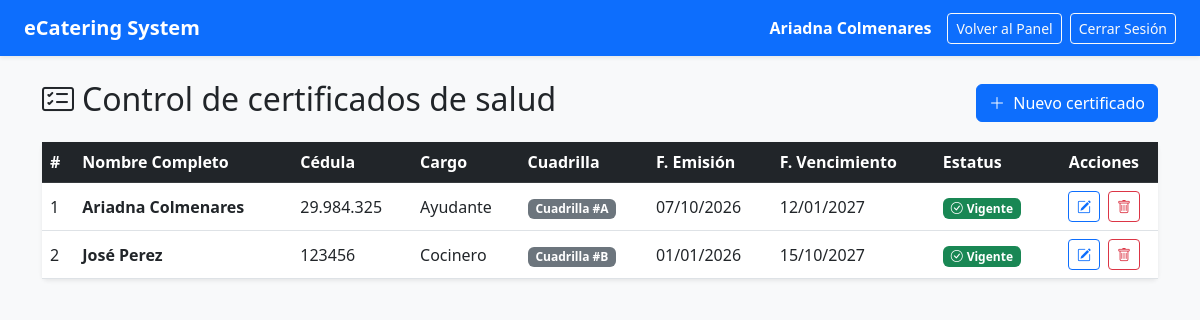
Page /certificados.php (signed in) on the committed database.
### tables this page shows
CREATE TABLE `certificados_salud` (
  `id_certificado` int(11) NOT NULL,
  `cedula` varchar(20) NOT NULL,
  `nombre_personal` varchar(150) NOT NULL,
  `cargo` varchar(100) DEFAULT NULL,
  `cuadrilla` varchar(20) DEFAULT NULL,
  `fecha_emision` date NOT NULL,
  `fecha_vencimiento` date NOT NULL,
  `estado_vigencia` enum('Vigente','Por Vencer','Vencido') DEFAULT 'Vigente',
  `id_usuario` int(11) NOT NULL
);

### certificados.php (the view, shortened to what this page needs)
<?php
require_once "config/conexion.php";
$sql_certificados = "SELECT * FROM certificados_salud ORDER BY fecha_vencimiento ASC";
$resultado = $conexion->query($sql_certificados);
$hoy = date('Y-m-d');
?>
<!DOCTYPE html>
<html lang="es">
<head>
    <link href="https://cdn.jsdelivr.net/npm/bootstrap@5.3.0/dist/css/bootstrap.min.css" rel="stylesheet">
    <link rel="stylesheet" href="https://cdn.jsdelivr.net/npm/bootstrap-icons@1.11.0/font/bootstrap-icons.css">
</head>
<body class="bg-light">
    <nav class="navbar navbar-expand-lg navbar-dark bg-primary px-4 shadow-sm">
        <a class="navbar-brand fw-bold" href="dashboard.php">eCatering System</a>
        <div class="ms-auto d-flex align-items-center text-white">
            <span class="me-3"><strong><?php echo $_SESSION['nombre']; ?></strong></span>
            <a href="dashboard.php" class="btn btn-outline-light btn-sm me-2">Volver al Panel</a>
            <a href="logout.php" class="btn btn-outline-light btn-sm">Cerrar Sesión</a>
        </div>
    </nav>
    <div class="container my-4">
        <div class="d-flex justify-content-between align-items-center mb-3">
            <h2><i class="bi bi-card-checklist me-2"></i>Control de certificados de salud</h2>
            <button class="btn btn-primary" data-bs-toggle="modal" data-bs-target="#modalNuevoCertificado">
                <i class="bi bi-plus-lg me-1"></i> Nuevo certificado
            </button>
        </div>
        <div class="card border-0 shadow-sm">
            <div class="card-body p-0">
                <table class="table table-hover mb-0 align-middle">
                    <thead class="table-dark">
                        <tr>
                            <th>#</th>
                            <th>Nombre Completo</th>
                            <th>Cédula</th>
                            <th>Cargo</th>
                            <th>Cuadrilla</th>
                            <th>F. Emisión</th>
                            <th>F. Vencimiento</th>
                            <th>Estatus</th>
                            <th class="text-center">Acciones</th>
                        </tr>
                    </thead>
                    <tbody>
                        <?php if ($resultado && $resultado->num_rows > 0): ?>
                            <?php while ($row = $resultado->fetch_assoc()): ?>
                                <?php
                                    $vencimiento = $row['fecha_vencimiento'];
                                    $dias_restantes = (strtotime($vencimiento) - strtotime($hoy)) / (60 * 60 * 24);
                                    $cuadrilla_valor = isset($row['cuadrilla']) ? $row['cuadrilla'] : 'N/A';
                                ?>
                                <tr>
                                    <td><?php echo $row['id_certificado']; ?></td>
                                    <td class="fw-bold"><?php echo htmlspecialchars($row['nombre_personal']); ?></td>
                                    <td><?php echo htmlspecialchars($row['cedula']); ?></td>
                                    <td><?php echo htmlspecialchars($row['cargo']); ?></td>
                                    <td><span class="badge bg-secondary">Cuadrilla #<?php echo htmlspecialchars($cuadrilla_valor); ?></span></td>
                                    <td><?php echo date('d/m/Y', strtotime($row['fecha_emision'])); ?></td>
                                    <td><?php echo date('d/m/Y', strtotime($row['fecha_vencimiento'])); ?></td>
                                    <td>
                                        <?php if ($dias_restantes < 0): ?>
                                            <span class="badge bg-danger"><i class="bi bi-x-circle me-1"></i>Vencido</span>
                                        <?php elseif ($dias_restantes <= 30): ?>
                                            <span class="badge bg-warning text-dark"><i class="bi bi-exclamation-circle me-1"></i>Por Vencer (<?php echo round($dias_restantes); ?> días)</span>
                                        <?php else: ?>
                                            <span class="badge bg-success"><i class="bi bi-check-circle me-1"></i>Vigente</span>
                                        <?php endif; ?>
                                    </td>
                                    <td class="text-center">
                                        <button class="btn btn-sm btn-outline-primary me-1"
                                                data-bs-toggle="modal"
                                                data-bs-target="#modalEditarCertificado"
                                                onclick="cargarDatosEditar(
                                                    <?php echo $row['id_certificado']; ?>,
                                                    '<?php echo addslashes($row['nombre_personal']); ?>',
                                                    '<?php echo addslashes($row['cedula']); ?>',
                                                    '<?php echo addslashes($row['cargo']); ?>',
                                                    '<?php echo addslashes($cuadrilla_valor); ?>',
                                                    '<?php echo $row['fecha_emision']; ?>',
                                                    '<?php echo $row['fecha_vencimiento']; ?>'
                                                )">
                                            <i class="bi bi-pencil-square"></i>
                                        </button>
                                        <button class="btn btn-sm btn-outline-danger"
                                                data-bs-toggle="modal"
                                                data-bs-target="#modalEliminarCertificado"
                                                onclick="cargarDatosEliminar(
                                                    <?php echo $row['id_certificado']; ?>,
                                                    '<?php echo addslashes($row['nombre_personal']); ?>'
                                                )">
                                            <i class="bi bi-trash"></i>
                                        </button>
                                    </td>
                                </tr>
                            <?php endwhile; ?>
                        <?php endif; ?>
                    </tbody>
                </table>
            </div>
        </div>
    </div>
</body>
</html>

### rows in the picture
certificados_salud: id_certificado "1", nombre_personal "Ariadna Colmenares", cedula "29.984.325", cargo "Ayudante", cuadrilla "A", fecha_emision "07/10/2026", fecha_vencimiento "12/01/2027", shows "Vigente"
certificados_salud: id_certificado "2", nombre_personal "José Perez", cedula "123456", cargo "Cocinero", cuadrilla "B", fecha_emision "01/01/2026", fecha_vencimiento "15/10/2027", shows "Vigente"

### other values in the picture
$_SESSION['nombre'] "Ariadna Colmenares"
